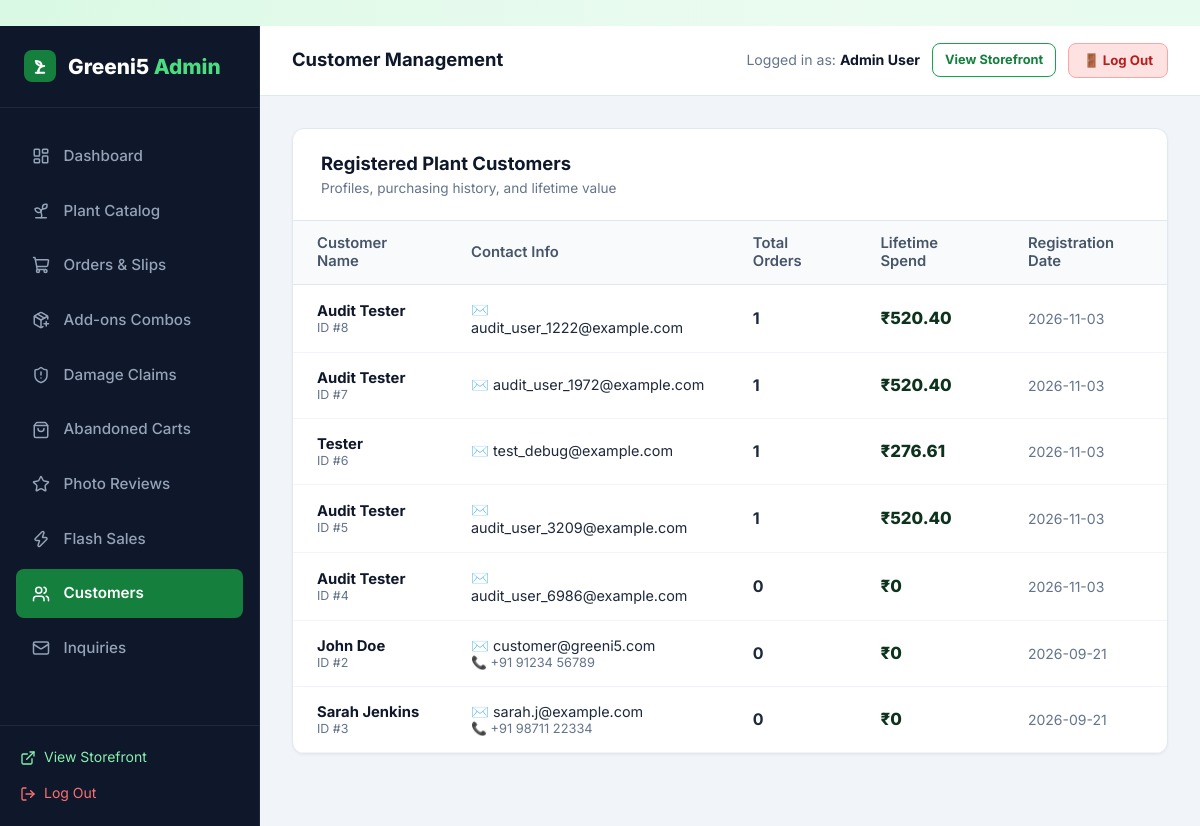
The app's page /admin/customers (signed in), older data.
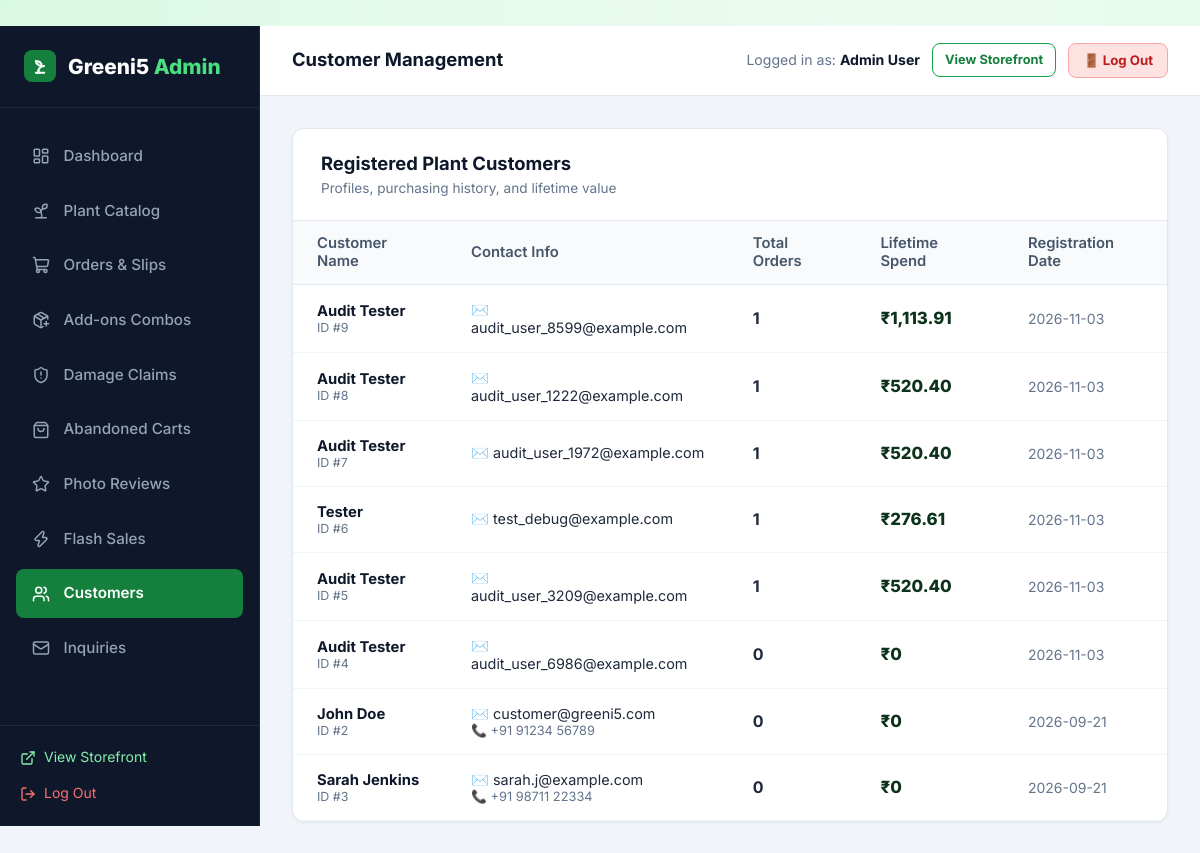
The same page, newer data.
### tables this page shows
CREATE TABLE users (
    id INTEGER PRIMARY KEY AUTOINCREMENT,
    name TEXT NOT NULL,
    email TEXT UNIQUE NOT NULL,
    password_hash TEXT NOT NULL,
    role TEXT NOT NULL DEFAULT 'customer',
    phone TEXT,
    created_at TIMESTAMP DEFAULT CURRENT_TIMESTAMP
);

### app.py (the view)
@app.route('/admin/customers')
@admin_required
def admin_customers():
    customers = query_db('''
        SELECT u.*,
               COUNT(o.id) as total_orders,
               COALESCE(SUM(o.total_amount), 0.0) as total_spent
        FROM users u
        LEFT JOIN orders o ON u.id = o.user_id AND o.order_status != "Rejected"
        WHERE u.role = "customer"
        GROUP BY u.id
        ORDER BY u.created_at DESC
    ''')
    return render_template('admin/customers.html', customers=customers)

### app.py (called while the page is built)
@app.template_filter('currency')
def currency_filter(amount):
    try:
        val = float(amount)
        return f"₹{val:,.2f}".rstrip('0').rstrip('.') if val % 1 == 0 else f"₹{val:,.2f}"
    except (ValueError, TypeError):
        return f"₹{amount}"

def admin_required(f):
    @wraps(f)
    def decorated_function(*args, **kwargs):
        if 'user_id' not in session:
            flash('Admin authentication required.', 'warning')
            return redirect(url_for('login', next=request.full_path.rstrip('?')))
        user = query_db('SELECT role FROM users WHERE id = ?', (session['user_id'],), one=True)
        if not user or user['role'] != 'admin':
            flash('Access denied. Administrator privileges required.', 'danger')
            return redirect(url_for('index'))
        return f(*args, **kwargs)
    return decorated_function

### database.py (called while the page is built)
def get_db():
    db = getattr(g, '_database', None)
    if db is None:
        db = g._database = sqlite3.connect(DATABASE)
        db.row_factory = sqlite3.Row
        db.execute('PRAGMA foreign_keys = ON;')
    return db

def query_db(query, args=(), one=False):
    cur = get_db().execute(query, args)
    rv = cur.fetchall()
    cur.close()
    return (rv[0] if rv else None) if one else rv

### templates/admin/customers.html (shortened to what this page needs)
﻿{% extends "admin/base_admin.html" %}
{% block page_title %}Customer Management{% endblock %}
{% block admin_content %}
<div class="admin-card">
  <div class="admin-card-header">
    <div>
      <h3>Registered Plant Customers</h3>
      <p style="font-size: 0.85rem; color: #64748b;">Profiles, purchasing history, and lifetime value</p>
    </div>
  </div>
  <div class="table-responsive">
    <table class="admin-table">
      <thead>
        <tr>
          <th>Customer Name</th>
          <th>Contact Info</th>
          <th>Total Orders</th>
          <th>Lifetime Spend</th>
          <th>Registration Date</th>
        </tr>
      </thead>
      <tbody>
        {% if customers %}
          {% for cust in customers %}
            <tr>
              <td>
                <div style="font-weight: 700; color: #0f172a;">{{ cust.name }}</div>
                <div style="font-size: 0.78rem; color: #64748b;">ID #{{ cust.id }}</div>
              </td>
              <td>
                <div style="font-size: 0.9rem;">✉️ {{ cust.email }}</div>
                {% if cust.phone %}
                  <div style="font-size: 0.8rem; color: #64748b;">📞 {{ cust.phone }}</div>
                {% endif %}
              </td>
              <td style="font-weight: 700; font-size: 1rem;">
                {{ cust.total_orders }}
              </td>
              <td style="font-weight: 800; font-size: 1.05rem; color: var(--primary-dark);">
                {{ cust.total_spent | currency }}
              </td>
              <td style="color: #64748b; font-size: 0.875rem;">
                {{ cust.created_at.split()[0] if cust.created_at else '2026' }}
              </td>
            </tr>
          {% endfor %}
        {% else %}
          <tr>
            <td colspan="5" style="text-align: center; padding: 3rem; color: #64748b;">
              No registered customers yet.
            </td>
          </tr>
        {% endif %}
      </tbody>
    </table>
  </div>
</div>
{% endblock %}

### templates/admin/base_admin.html (shortened to what this page needs)
<!DOCTYPE html>
<html lang="en">
<head>
  <link rel="stylesheet" href="{{ url_for('static', filename='css/style.css') }}?v={{ asset_version }}">
  <link rel="stylesheet" href="{{ url_for('static', filename='css/admin.css') }}?v={{ asset_version }}">
</head>
<body>
<div class="admin-layout">
  <aside class="admin-sidebar">
    <div class="admin-brand">
      <div class="leaf-icon" style="width: 32px; height: 32px; background: #15803d; border-radius: 8px; display: flex; align-items: center; justify-content: center; color: white;">
        <svg width="20" height="20" viewBox="0 0 24 24" fill="none" stroke="#ffffff" stroke-width="2.4" stroke-linecap="round" stroke-linejoin="round">
          <path d="M7 20h10"/>
          <path d="M10 20c0-4.4 2-8 7-8"/>
          <path d="M14 12c-3.5 0-6.5-2.5-7-6 4 0 7 2 7 6Z" fill="rgba(255,255,255,0.25)"/>
          <path d="M10 20v-3"/>
        </svg>
      </div>
      <div>Greeni5 <span>Admin</span></div>
    </div>
    <ul class="admin-nav">
      <li>
        <a href="{{ url_for('admin_dashboard') }}" class="{{ 'active' if request.endpoint == 'admin_dashboard' else '' }}">
          <i data-lucide="layout-dashboard" style="width: 18px;"></i> Dashboard
        </a>
      </li>
      <li>
        <a href="{{ url_for('admin_plants') }}" class="{{ 'active' if request.endpoint in ['admin_plants', 'admin_plant_add', 'admin_plant_edit'] else '' }}">
          <i data-lucide="sprout" style="width: 18px;"></i> Plant Catalog
        </a>
      </li>
      <li>
        <a href="{{ url_for('admin_orders') }}" class="{{ 'active' if request.endpoint == 'admin_orders' else '' }}">
          <i data-lucide="shopping-cart" style="width: 18px;"></i> Orders & Slips
        </a>
      </li>
      <li>
        <a href="{{ url_for('admin_addons') }}" class="{{ 'active' if request.endpoint == 'admin_addons' else '' }}">
          <i data-lucide="package-plus" style="width: 18px;"></i> Add-ons Combos
        </a>
      </li>
      <li>
        <a href="{{ url_for('admin_replacements') }}" class="{{ 'active' if request.endpoint == 'admin_replacements' else '' }}">
          <i data-lucide="shield-alert" style="width: 18px;"></i> Damage Claims
        </a>
      </li>
      <li>
        <a href="{{ url_for('admin_abandoned_carts') }}" class="{{ 'active' if request.endpoint == 'admin_abandoned_carts' else '' }}">
          <i data-lucide="shopping-bag" style="width: 18px;"></i> Abandoned Carts
        </a>
      </li>
      <li>
        <a href="{{ url_for('admin_reviews') }}" class="{{ 'active' if request.endpoint == 'admin_reviews' else '' }}">
          <i data-lucide="star" style="width: 18px;"></i> Photo Reviews
        </a>
      </li>
      <li>
        <a href="{{ url_for('admin_promotions') }}" class="{{ 'active' if request.endpoint == 'admin_promotions' else '' }}">
          <i data-lucide="zap" style="width: 18px;"></i> Flash Sales
        </a>
      </li>
      <li>
        <a href="{{ url_for('admin_customers') }}" class="{{ 'active' if request.endpoint == 'admin_customers' else '' }}">
          <i data-lucide="users" style="width: 18px;"></i> Customers
        </a>
      </li>
      <li>
        <a href="{{ url_for('admin_messages') }}" class="{{ 'active' if request.endpoint == 'admin_messages' else '' }}">
          <i data-lucide="mail" style="width: 18px;"></i> Inquiries
        </a>
      </li>
    </ul>
    <div class="admin-sidebar-footer">
      <a href="{{ url_for('index') }}" style="display: flex; align-items: center; gap: 0.5rem; color: #86efac; font-size: 0.875rem; margin-bottom: 0.75rem;">
        <i data-lucide="external-link" style="width: 16px;"></i> View Storefront
      </a>
      <a href="{{ url_for('logout') }}" style="display: flex; align-items: center; gap: 0.5rem; color: #f87171; font-size: 0.875rem;">
        <i data-lucide="log-out" style="width: 16px;"></i> Log Out
      </a>
    </div>
  </aside>
  <div class="admin-main">
    <header class="admin-topbar">
      <div style="font-weight: 700; font-size: 1.15rem; color: #0f172a;">
        {% block page_title %}Overview Dashboard{% endblock %}
      </div>
      <div style="display: flex; align-items: center; gap: 0.75rem;">
        <span style="font-size: 0.88rem; color: #64748b;">Logged in as: <strong style="color: #0f172a;">{{ current_user.name }}</strong></span>
        <a href="{{ url_for('index') }}" class="btn btn-outline btn-sm" style="font-size: 0.8rem; padding: 6px 12px; border-radius: 8px;">
          View Storefront
        </a>
        <a href="{{ url_for('logout') }}" class="btn btn-sm" style="background: #fee2e2; color: #b91c1c; border: 1.5px solid #fca5a5; font-size: 0.825rem; padding: 6px 14px; border-radius: 8px; font-weight: 700; text-decoration: none;">
          🚪 Log Out
        </a>
      </div>
    </header>
    <main class="admin-content">
      {% block admin_content %}{% endblock %}
    </main>
  </div>
</div>
</body>
</html>

### static/css/style.css (style rules this page uses)
:root { --primary: #16a34a; --primary-hover: #15803d; --primary-glow: rgba(34, 197, 94, 0.4); --primary-light: rgba(220, 252, 231, 0.7); --primary-border: rgba(187, 247, 208, 0.8); --accent: #f59e0b; --text-main: #0e331c; --text-muted: #3d5e49; --text-light: #73947f; --glass-bg: rgba(255, 255, 255, 0.75); --glass-bg-hover: rgba(255, 255, 255, 0.9); --glass-bg-subtle: rgba(240, 253, 244, 0.65); --glass-border: rgba(255, 255, 255, 0.85); --glass-border-green: rgba(134, 239, 172, 0.5); --glass-shadow: 0 10px 30px 0 rgba(22, 101, 52, 0.07), inset 0 1px 1px 0 rgba(255, 255, 255, 0.9); --glass-shadow-hover: 0 18px 40px 0 rgba(22, 163, 74, 0.16), inset 0 1px 2px 0 rgba(255, 255, 255, 1); --glass-blur: blur(16px); --radius-sm: 10px; --radius: 16px; --radius-lg: 24px; --radius-full: 9999px; --transition: all 0.3s cubic-bezier(0.16, 1, 0.3, 1); }
*, *::before, *::after { box-sizing: border-box; margin: 0; padding: 0; }
body { font-family: 'Inter', system-ui, -apple-system, BlinkMacSystemFont, "Segoe UI", Roboto, sans-serif; background-color: #f1fbf4; background-image: radial-gradient(at 0% 0%, rgba(187, 247, 208, 0.45) 0px, transparent 50%), radial-gradient(at 100% 0%, rgba(220, 252, 231, 0.5) 0px, transparent 50%), radial-gradient(at 50% 50%, rgba(240, 253, 244, 0.6) 0px, transparent 60%), radial-gradient(at 100% 100%, rgba(187, 247, 208, 0.4) 0px, transparent 50%); background-attachment: fixed; color: var(--text-main); line-height: 1.6; min-height: 100vh; display: flex; flex-direction: column; }
a { color: inherit; text-decoration: none; transition: var(--transition); }
.btn { display: inline-flex; align-items: center; justify-content: center; gap: 0.5rem; padding: 0.72rem 1.6rem; border-radius: var(--radius-full); font-weight: 700; font-size: 0.95rem; border: 1px solid transparent; cursor: pointer; position: relative; overflow: hidden; transition: var(--transition); }
.btn-outline { background: rgba(255, 255, 255, 0.7); backdrop-filter: blur(8px); border: 1.5px solid var(--primary); color: #15803d; box-shadow: var(--shadow-sm); }
.btn-sm { padding: 0.45rem 1.05rem; font-size: 0.85rem; }

### static/css/admin.css (style rules this page uses)
.admin-sidebar { background: #0f172a; color: #f8fafc; display: flex; flex-direction: column; position: sticky; top: 0; height: 100vh; border-right: 1px solid #1e293b; }
.admin-brand { padding: 1.5rem; display: flex; align-items: center; gap: 0.75rem; font-size: 1.3rem; font-weight: 800; color: #ffffff; border-bottom: 1px solid #1e293b; }
.admin-brand span { color: #4ade80; }
.admin-nav { padding: 1.5rem 1rem; flex: 1; list-style: none; display: flex; flex-direction: column; gap: 0.4rem; }
.admin-nav a { display: flex; align-items: center; gap: 0.85rem; padding: 0.75rem 1rem; border-radius: 8px; color: #94a3b8; font-size: 0.95rem; font-weight: 500; transition: all 0.2s; }
.admin-nav a:hover, .admin-nav a.active { background: #1e293b; color: #ffffff; }
.admin-nav a.active { background: #15803d; color: #ffffff; font-weight: 600; }
.admin-sidebar-footer { padding: 1.25rem; border-top: 1px solid #1e293b; }
.admin-main { display: flex; flex-direction: column; min-width: 0; }
.admin-topbar { background: #ffffff; height: 70px; border-bottom: 1px solid #e2e8f0; display: flex; align-items: center; justify-content: space-between; padding: 0 2rem; position: sticky; top: 0; z-index: 50; }
.admin-content { padding: 2rem; flex: 1; }
.admin-card { background: #ffffff; border: 1px solid #e2e8f0; border-radius: 12px; overflow: hidden; box-shadow: 0 1px 3px rgba(0,0,0,0.05); margin-bottom: 2rem; }
.admin-card-header { padding: 1.25rem 1.75rem; border-bottom: 1px solid #e2e8f0; display: flex; align-items: center; justify-content: space-between; }
.admin-card-header h3 { font-size: 1.15rem; font-weight: 700; color: #0f172a; }
.table-responsive { width: 100%; overflow-x: auto; }
.admin-table { width: 100%; border-collapse: collapse; text-align: left; font-size: 0.925rem; }
.admin-table th { background: #f8fafc; padding: 0.85rem 1.5rem; font-weight: 600; color: #475569; border-bottom: 1px solid #e2e8f0; }
.admin-table td { padding: 1rem 1.5rem; border-bottom: 1px solid #f1f5f9; color: #1e293b; vertical-align: middle; }

Row changes from the older to the newer data that the page shows:
added users: name "Audit Tester", id "9", email "audit_user_8599@example.com", total_orders "1", total_spent "₹1,113.91", created_at "2026-11-03"
